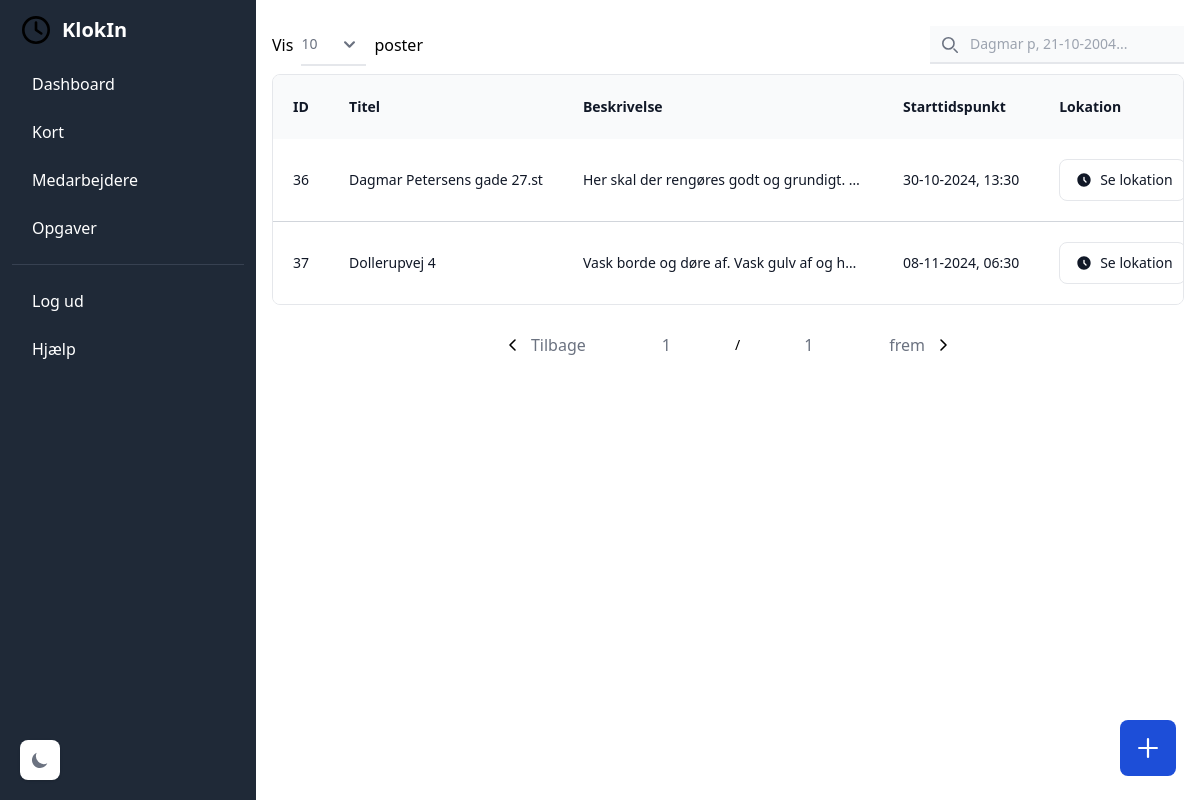
Screenshot of /admin/index.php?page=tasks (signed in) with the database file from the repository.
### tables this page shows
CREATE TABLE `tasks` (
  `id` int(11) UNSIGNED NOT NULL,
  `organization_id` int(20) UNSIGNED NOT NULL,
  `title` varchar(255) NOT NULL,
  `description` text DEFAULT NULL,
  `latitude` decimal(10,8) NOT NULL,
  `longitude` decimal(11,8) NOT NULL,
  `start_time` timestamp NULL DEFAULT NULL,
  `end_time` timestamp NULL DEFAULT NULL,
  `completed` tinyint(1) NOT NULL DEFAULT 0,
  `created_at` timestamp NOT NULL DEFAULT current_timestamp(),
  `updated_at` timestamp NOT NULL DEFAULT current_timestamp() ON UPDATE current_timestamp()
);

### php/utils.php (called while the page is built, shortened)
<?php
function sqlSelect($C, $query, $format = false, ...$vars) {
	$stmt = $C->prepare($query);
	if($format) {
		$stmt->bind_param($format, ...$vars);
	}
	if($stmt->execute()) {
		$res = $stmt->get_result();
		return $res;
	}
	return false;
}

### admin/index.php (the view, shortened to what this page needs)
<?php
   require_once '../php/utils.php';
   $page = isset($_GET['page']) ? $_GET['page'] : 'dashboard';
   function loadTasksByOrg($orgId) {
      $C = connect();
      $res = sqlSelect($C, 'SELECT id, title, description, latitude, longitude, start_time, end_time FROM tasks WHERE organization_id = ?', 'i', $orgId);
      $tasks = [];
      if ($res) {
         while ($row = $res->fetch_assoc()) {
            $tasks[] = $row;
         }
      }
      return $tasks;
   }
   $organizationId = $_SESSION['organization_id'];
   $tasks = loadTasksByOrg($organizationId);
?>
<!DOCTYPE html>
<html lang='en'>
<head>
    <script src="https://cdn.tailwindcss.com"></script>
    <link href="https://cdn.jsdelivr.net/npm/flowbite@2.5.1/dist/flowbite.min.css" rel="stylesheet" />
    <link rel="stylesheet" href="https://unpkg.com/leaflet@1.9.4/dist/leaflet.css"
/>
</head>
<body>
<aside id="separator-sidebar" class="fixed top-0 left-0 z-40 w-64 h-screen transition-transform -translate-x-full sm:translate-x-0" aria-label="Sidebar">
   <div class="h-full px-3 py-4 overflow-y-auto bg-gray-800">
    <a href="/index.php" class="flex items-center ps-2.5 mb-5">
         <img src="/clock.svg" class="h-6 me-3 sm:h-7" alt="Flowbite Logo" />
         <span class="self-center text-xl font-semibold whitespace-nowrap text-white">KlokIn</span>
    </a>
      <ul class="space-y-2 font-medium">
         <li>
            <a href="?page=dashboard" class="flex items-center p-2 text-gray-900 rounded-lg text-white hover:bg-gray-100 dark:hover:bg-gray-700 group">
               <span class="ms-3">Dashboard</span>
            </a>
         </li>
         <li>
            <a href="?page=map" class="flex items-center p-2 text-gray-900 rounded-lg text-white hover:bg-gray-100 dark:hover:bg-gray-700 group">
               <span class="flex-1 ms-3 whitespace-nowrap">Kort</span>
            </a>
         </li>
         <li>
            <a href="?page=employees" class="flex items-center p-2 text-gray-900 rounded-lg text-white hover:bg-gray-100 dark:hover:bg-gray-700 group">
               <span class="flex-1 ms-3 whitespace-nowrap">Medarbejdere</span>
            </a>
         </li>
         <li>
            <a href="?page=tasks" class="flex items-center p-2 text-gray-900 rounded-lg text-white hover:bg-gray-100 dark:hover:bg-gray-700 group">
               <span class="flex-1 ms-3 whitespace-nowrap">Opgaver</span>
            </a>
         </li>
      </ul>
      <ul class="pt-4 mt-4 space-y-2 font-medium border-t border-gray-700">
         <li>
            <a href="#" onclick="logout();" class="flex items-center p-2 text-gray-900 rounded-lg text-white hover:bg-gray-100 dark:hover:bg-gray-700 group">
               <span class="flex-1 ms-3 whitespace-nowrap">Log ud</span>
            </a>
         </li>
         <li>
            <a href="#" class="flex items-center p-2 text-white transition duration-75 rounded-lg hover:bg-gray-100 dark:hover:bg-gray-700 group">
               <span class="ms-3">Hjælp</span>
            </a>
         </li>
      </ul>
   </div>
   <div id="toast-bottom-left" class="fixed flex items-center space-x-4 text-gray-500 bg-white divide-x rtl:divide-x-reverse divide-gray-200 rounded-lg shadow bottom-5 left-5" role="alert">
   <button id="theme-toggle" type="button" class="text-gray-500 hover:bg-gray-100 dark:hover:bg-gray-700 focus:outline-none focus:ring-4 focus:ring-gray-200 dark:focus:ring-gray-700 rounded-lg text-sm p-2.5">
      <svg id="theme-toggle-dark-icon" class="hidden w-5 h-5" fill="currentColor" viewBox="0 0 20 20" xmlns="http://www.w3.org/2000/svg"><path d="M17.293 13.293A8 8 0 016.707 2.707a8.001 8.001 0 1010.586 10.586z"></path></svg>
   </button>
</div>
</aside>
<div class="sm:ml-64 dark:bg-gray-800">
    <?php
        switch($page) {
            case 'tasks':
               echo '
               <div class="p-4">
                  <div class="flex flex-col">
                        <div class="flex justify-between items-center my-2">
                        <div class="flex items-center space-x-2">
                           <p>Vis</p>
                           <form>
                              <select id="entries-select" class="py-2.5 px-0 text-sm text-gray-500 bg-transparent border-0 border-b-2 border-gray-200 appearance-none dark:text-gray-400 dark:border-gray-700 focus:outline-none focus:ring-0 focus:border-gray-200">
                              <option selected>10</option>
                              </select>
                           </form>
                           <p>poster</p>
                        </div>
                        <form id="search" class="max-w-md">
                           <div class="relative">
                              <div class="absolute inset-y-0 start-0 flex items-center ps-3 pointer-events-none">
                              </div>
                              <input type="search" id="search-input" class="block w-full ps-10 text-sm text-gray-900 border-0 border-b-2 border-gray-200 bg-gray-50 focus:ring-blue-500 focus:border-blue-500 dark:bg-gray-700 dark:border-gray-600 dark:placeholder-gray-400 dark:text-white dark:focus:ring-blue-500 dark:focus:border-blue-500" placeholder="Dagmar p, 21-10-2004..." required />
                           </div>
                        </form>
                        </div>
                        <div class=" overflow-x-auto pb-4">
                              <div class="block">
                                 <div class="overflow-x-auto w-full  border rounded-lg">
                                    <table id="employees-table" class="w-full rounded-xl">
                                          <thead>
                                             <tr class="bg-gray-50">
                                                <th scope="col" class="p-5 text-left whitespace-nowrap text-sm leading-6 font-semibold text-gray-900 capitalize"> ID </th>
                                                <th scope="col" class="p-5 text-left whitespace-nowrap text-sm leading-6 font-semibold text-gray-900 capitalize"> Titel </th>
                                                <th scope="col" class="p-5 text-left whitespace-nowrap text-sm leading-6 font-semibold text-gray-900 min-w-[150px]"> Beskrivelse </th>
                                                <th scope="col" class="p-5 text-left whitespace-nowrap text-sm leading-6 font-semibold text-gray-900 capitalize"> Starttidspunkt </th>
                                                <th scope="col" class="p-5 text-left whitespace-nowrap text-sm leading-6 font-semibold text-gray-900 capitalize"> Lokation </th>
                                             </tr>
                                          </thead>
                                          <tbody class="divide-y divide-gray-300 ">';
                                          usort($tasks, function($a, $b) {
                                             return $a['id'] - $b['id'];
                                          });
                                          foreach ($tasks as $task) {
                                             echo '<tr class="bg-white transition-all duration-500 hover:bg-gray-50">';
                                             echo '<td class="p-5 whitespace-nowrap text-sm leading-6 font-medium text-gray-900">' . htmlspecialchars($task['id']) . '</td>';
                                             echo '<td class="p-5 max-w-xs truncate text-sm leading-6 font-medium text-gray-900">' . htmlspecialchars($task['title']) . '</td>';
                                             echo '<td class="p-5 max-w-xs truncate text-sm leading-6 font-medium text-gray-900">' . htmlspecialchars($task['description']) . '</td>';
                                             echo '<td class="p-5 whitespace-nowrap text-sm leading-6 font-medium text-gray-900">'.htmlspecialchars(date('d-m-Y, H:i', strtotime($task["start_time"]))).'</td>';
                                             echo '<td class="p-5 whitespace-nowrap text-sm leading-6 font-medium text-gray-900">
                                                      <button type="button" id="checkTaskLocation" onclick="checkTaskLocation();" data-id="' . htmlspecialchars($task['id']) .' data-modal-target="check-location-modal" data-modal-toggle="check-location-modal" class="text-gray-900 bg-white hover:bg-gray-100 border border-gray-200 focus:ring-4 focus:outline-none focus:ring-gray-100 font-medium rounded-lg text-sm px-3 py-2.5 text-center inline-flex items-center dark:focus:ring-gray-600 dark:bg-gray-800 dark:border-gray-700 dark:text-white dark:hover:bg-gray-700">
                                                         <svg class="w4 h-4 me-1" aria-hidden="true" xmlns="http://www.w3.org/2000/svg" width="24" height="24" fill="currentColor" viewBox="0 0 24 24">
                                                         <path fill-rule="evenodd" d="M2 12C2 6.477 6.477 2 12 2s10 4.477 10 10-4.477 10-10 10S2 17.523 2 12Zm11-4a1 1 0 1 0-2 0v4a1 1 0 0 0 .293.707l3 3a1 1 0 0 0 1.414-1.414L13 11.586V8Z" clip-rule="evenodd"/>
                                                         </svg>
                                                         Se lokation
                                                      </button>
                                                   </td>';
                                             echo '
                                                      <button id="deleteTask" class="p-2  rounded-full bg-white group transition-all duration-500 hover:bg-indigo-600 flex item-center" data-id="' . htmlspecialchars($task['id']) .'">
                                                      </button>
                                                      <button id="deleteTask" class="p-2 rounded-full bg-white group transition-all duration-500 hover:bg-red-600 flex item-center" data-id="' . htmlspecialchars($task['id']) .'">
                                                      </button>
                                             </tr>';
                                       }
                                       echo '
                                          </tbody>
                                    </table>
                                 </div>
                                 <nav class="flex items-center justify-center py-4 " aria-label="Table navigation">
                                    <ul class="flex items-center justify-center text-sm h-auto gap-12">
                                          <li>
                                             <a href="javascript:;" id="prev-page" class="flex items-center justify-center gap-2 px-3 h-8 ml-0 text-gray-500 bg-white font-medium text-base leading-7  hover:text-gray-700 ">
                                                <svg width="21" height="20" viewBox="0 0 21 20" fill="none" xmlns="http://www.w3.org/2000/svg">
                                                      <path d="M13.0002 14.9999L8 9.99967L13.0032 4.99652" stroke="black" stroke-width="1.6" stroke-linecap="round" stroke-linejoin="round"></path>
                                                </svg> Tilbage </a>
                                          </li>
                                                <span id="current-page" class="font-normal text-base leading-7 text-gray-500 py-2.5 px-4 rounded-full bg-white transition-all duration-500">1</span> / <span id="total-pages" class="font-normal text-base leading-7 text-gray-500 py-2.5 px-4 rounded-full bg-white transition-all duration-500">1</span>
                                          <li>
                                             <a href="javascript:;" id="next-page" class="flex items-center justify-center gap-2 px-3 h-8 ml-0 text-gray-500 bg-white font-medium text-base leading-7  hover:text-gray-700 "> frem <svg width="21" height="20" viewBox="0 0 21 20" fill="none" xmlns="http://www.w3.org/2000/svg">
                                                      <path d="M8.00295 4.99646L13.0032 9.99666L8 14.9998" stroke="black" stroke-width="1.6" stroke-linecap="round" stroke-linejoin="round"></path>
                                                </svg>
                                             </a>
                                          </li>
                                    </ul>
                                 </nav>
                              </div>
                        </div>
                  </div>
               <div data-dial-init class="fixed end-6 bottom-6 group">
                  <button type="button" data-dial-toggle="speed-dial-menu-square" aria-controls="speed-dial-menu-square" aria-expanded="false" class="flex items-center justify-center text-white bg-blue-700 rounded-lg w-14 h-14 hover:bg-blue-800 dark:bg-blue-600 dark:hover:bg-blue-700 focus:ring-4 focus:ring-blue-300 focus:outline-none dark:focus:ring-blue-800">
                     <svg class="w-5 h-5 transition-transform group-hover:rotate-45" aria-hidden="true" xmlns="http://www.w3.org/2000/svg" fill="none" viewBox="0 0 18 18">
                           <path stroke="currentColor" stroke-linecap="round" stroke-linejoin="round" stroke-width="2" d="M9 1v16M1 9h16"/>
                     </svg>
                  </button>
               </div>
                                          <select multiple id="current-job-role" class="sd-CustomSelect text-sm font-medium text-gray-900 dark:text-white overflow-y-auto">';
                                          echo '</select>
               </div>
                ';
               break;
        }
    ?>
</div>
</body>
</html>

### rows the page displays
tasks: id "36", title "Dagmar Petersens gade 27.st", description "Her skal der rengøres godt og grundigt.…", start_time "30-10-2024, 13:30"
tasks: id "37", title "Dollerupvej 4", description "Vask borde og døre af. Vask gulv af og h…", start_time "08-11-2024, 06:30"
